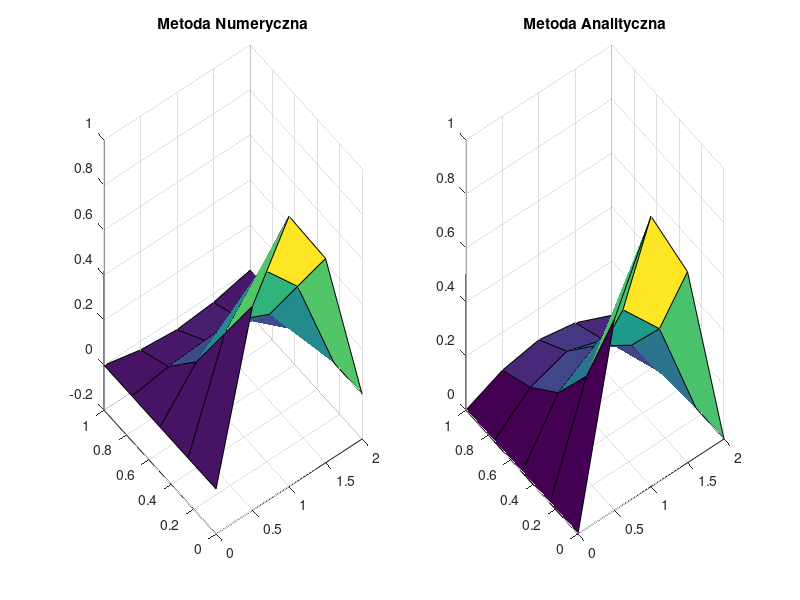

This chart was generated by the following MATLAB code:
clc,clear all
tic
%rozwi�zanie analityczne
G = @(x,t) sin(pi.*x./2).*exp(-(pi.^2).*t./4);

%przedzia� omega
xa=0;
xb=2;
yc=0;
yd=1;

%warunki brzegowe
u1 = @(x) 0;
u2 = @(x) 0;
u3 = @(x,t) sin(pi*x/2);

licznik=0;
%siatka
m=5;
D=1;
deltax=(xb-xa)/(m-1);
x=[xa:deltax:xb];         %przedzia� przestrzenny
deltat=(deltax^2)/(1*D); 
n_end=floor(yd/deltat)+1;
t=[0:deltat:1];           %przedzia� czasowy

%macierz
psi=zeros(n_end,length(x)); %utworzenie pustej macierzy

%dodanie warunku pocz�tkowego
psi(1,:) = u3(x);
psi(:,1) = u1(t);
psi(:,m) = u2(t);

% Pierwszy poziom za pomocą schematu dwupoziomowego
A_2 = (2+(deltax^2)/(deltat))*diag(eye(m-2));
B_2 = diag(A_2) + -1*diag(diag(eye(m-3)),-1) + -1*diag(diag(eye(m-3)),1);
F = diag(eye(m-2)) * deltax^2/deltat .* psi(1,2:m-1)';
F(1) = F(1) + psi(2,1);
F(length(F)) = F(length(F)) + psi(2, m);  
psi(2,2:m-1) = linsolve(B_2,F);

% Pozostałe poziomy
F = diag(eye(2*m-2));
A1 = eye(m-2) .* -(D/deltax^2-1/(2*deltat));
A2 = diag(diag(eye(m-2)),2);
A3 = (eye(m-2,m) + A2(1:m-2,:)) .* D/deltax^2;
A = [A1, A3] ./ (1/(2*deltat) + D/deltax^2);
for n=3:n_end
  F(1:m-2) = psi(n-2,2:m-1);
  F(m-1:length(F)) = psi(n-1,:);
  psi(n,2:m-1) = A * F;
  licznik = licznik+1;
end

[X,T] = meshgrid(x,t);
subplot(1,2,1)
surf(X,T,psi)
title('Metoda Numeryczna')
subplot(1,2,2)
surf(X,T,(G(X,T)))
title('Metoda Analityczna')
Error=max(max(abs(psi-G(X,T))))
licznik;
toc